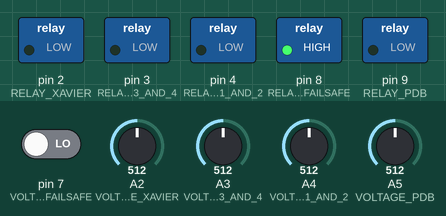
This program was run on a simulated Arduino Nano, built with avr-gcc and run on an emulated ATmega328P. Parts: switched loads named in the program (green lamp = pin HIGH). The test bench sets the inputs (shaded band); at power-on: A3 (VOLTAGE_THRUSTER_3_AND_4) = 512, A4 (VOLTAGE_THRUSTER_1_AND_2) = 512, A5 (VOLTAGE_PDB) = 512, pin 7 (VOLTAGE_FAILSAFE) LOW, A2 (VOLTAGE_XAVIER) = 512.

Above: at 1.2 s.
1.3 s: A3 (VOLTAGE_THRUSTER_3_AND_4) set to 577
2.9 s: A3 (VOLTAGE_THRUSTER_3_AND_4) set to 602
At 4.3 s:
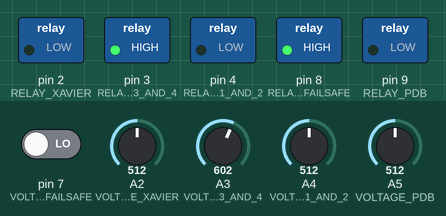
4.6 s: A4 (VOLTAGE_THRUSTER_1_AND_2) set to 580
6.2 s: A4 (VOLTAGE_THRUSTER_1_AND_2) set to 606
At 7.1 s:
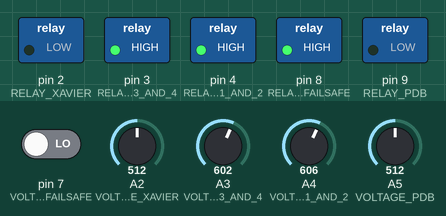
7.9 s: A5 (VOLTAGE_PDB) set to 541
9.4 s: A5 (VOLTAGE_PDB) set to 568
At 10.6 s:
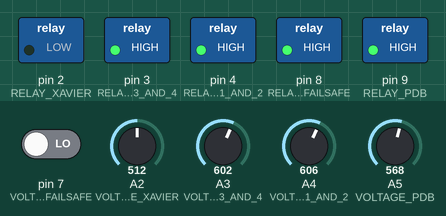
Timing chart, 0 to 12.0 s (numbered marks = the images above; inputs shaded):
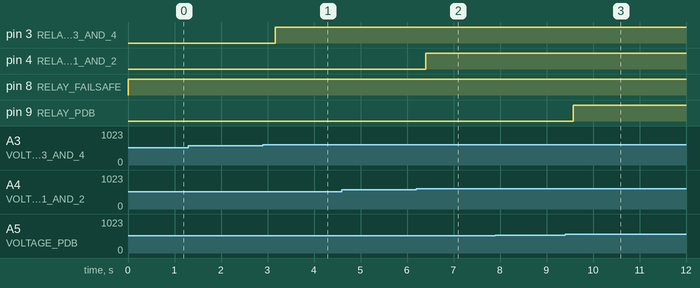

The program:

main.cpp
```cpp
#include <Arduino.h>
#include "dataReadingAnalogue.hpp"
#include "dataReadingDigital.hpp"


// Definitions and Global Variables (START) ==================================================
// Voltage thresholds
#define THRESHOLD_XAVIER               4.75 // Recommended: 4.75 [V]   When Precharge hits 12.0 [V]
#define THRESHOLD_PDB                  2.7  // Recommended: 2.7  [V]   When Precharge hits 14.8 [V] (We have a bit lower because we don't want to shut down PDB at the same time as Thrustres as PDB Provides power to communication, even if thrusters shut down we still want a bit of safety margin for camera and information)
#define THRESHOLD_FAILSAFE             0    // Recommended: 0    [OFF] When Failsafe hits 0.0 [V] (Yes we know its suposed to be inverted logic, ie 5.0V [ON], NOT 0.0V [OFF], but the hardware stuff f*** up and the logic got double inverted lol X))
#define THRESHOLD_THRUSTER_1_AND_2     2.9  // Recommended: 2.9  [V]   When Precharge hits 15.3 [V]
#define THRESHOLD_THRUSTER_3_AND_4     2.9  // Recommended: 2.9  [V]   When Precharge hits 15.3 [V]

// Voltage measurement pins
#define VOLTAGE_XAVIER                 A2
#define VOLTAGE_PDB                    A5
#define VOLTAGE_FAILSAFE               7
#define VOLTAGE_THRUSTER_1_AND_2       A4
#define VOLTAGE_THRUSTER_3_AND_4       A3

// Define relay output pins
#define RELAY_XAVIER                   2
#define RELAY_PDB                      9
#define RELAY_FAILSAFE                 8
#define RELAY_THRUSTERS_1_AND_2        4
#define RELAY_THRUSTERS_3_AND_4        3

// Create instances of DataReading for each pin
DataReadingAnalogue Xavier(VOLTAGE_XAVIER);
DataReadingAnalogue PDB(VOLTAGE_PDB);
DataReadingDigital Failsafe(VOLTAGE_FAILSAFE);
DataReadingAnalogue Thruster1And2(VOLTAGE_THRUSTER_1_AND_2);
DataReadingAnalogue Thruster3And4(VOLTAGE_THRUSTER_3_AND_4);
// Definitions and Global Variables (STOP) ==================================================


// Setup (START) ==================================================
void setup() {
    // Debug activate
    Serial.begin(9600);

    // Set up inputs that sample voltage level
    pinMode(VOLTAGE_XAVIER, INPUT);
    pinMode(VOLTAGE_PDB, INPUT);
    pinMode(VOLTAGE_FAILSAFE, INPUT);
    pinMode(VOLTAGE_THRUSTER_1_AND_2, INPUT);
    pinMode(VOLTAGE_THRUSTER_3_AND_4, INPUT);

    // Set up relay pins as outputs
    pinMode(RELAY_XAVIER, OUTPUT);
    pinMode(RELAY_PDB, OUTPUT);
    pinMode(RELAY_FAILSAFE, OUTPUT);
    pinMode(RELAY_THRUSTERS_1_AND_2, OUTPUT);
    pinMode(RELAY_THRUSTERS_3_AND_4, OUTPUT);

    // Initialize all relays to off
    digitalWrite(RELAY_XAVIER, LOW);
    digitalWrite(RELAY_PDB, LOW);
    digitalWrite(RELAY_FAILSAFE, LOW);
    digitalWrite(RELAY_THRUSTERS_1_AND_2, LOW);
    digitalWrite(RELAY_THRUSTERS_3_AND_4, LOW);
}
// Setup (STOP) ==================================================


// Main Loop (START) ==================================================
void loop() {
    // Get filtered voltages and states
    /*
    * We use filter because the values we get are noisy
    * And some times they can have sudden unexpected jumps upp or down that don't make sense or represent reality
    * These jumps are noise, the noise in the system is very high when the thrusters are running
    * This means that if we ran thrusters without filtering our inputs
    * Then the Precharge system could get a false negative as the noise makes the voltage dip down for a bit
    * This would cause the Precharge to think charge cut power to the thrusters
    * SO to avoid this we first filter noisy signal to make sure that the HIGH and LOW signals are real and not just noise
    */
    float xavierVoltageFiltered = Xavier.getFilteredVoltage();
    float pdbVoltageFiltered = PDB.getFilteredVoltage();
    bool failsafeStateFiltered = Failsafe.getFilteredState();
    float thruster1And2VoltageFiltered = Thruster1And2.getFilteredVoltage();
    float thruster3And4VoltageFiltered = Thruster3And4.getFilteredVoltage();

    // Relay Logic (START) ==========
    // If the Precharge for Xavier is almost fully charged, activate the relay to let Xavier get power
    if (xavierVoltageFiltered >= THRESHOLD_XAVIER) {
        digitalWrite(RELAY_XAVIER, HIGH);
    }
    else {
        digitalWrite(RELAY_XAVIER, LOW);
    }

    // If the Precharge for PDB is almost fully charged, activate the relay to let PDB get power
    if (pdbVoltageFiltered > THRESHOLD_PDB) {
        digitalWrite(RELAY_PDB, HIGH);
    }
    else {
        digitalWrite(RELAY_PDB, LOW);
    }

    // Failsafe and Thrusters Relay/Precharge logic
    /*
    * For the Failsafe and by extent the Thrusters, its a bit more involved
    * Failsafe dictates in itself if the Thruster Precharge gets to be charged
    * This means that if Failsafe is triggered and goes DOWN/LOW
    * The Thruster Precharge loses power for safety
    * And thus there is no point in checking Thruster Precharge if the Failsafe is DOWN/LOW
    * Only when Failsafe is ACTIVE/HIGH can Thruster Precharge start charging
    * ANd only then is it necessary to check when the Thruster Precharge is almost full to let Thrusters have power
    */
    if (failsafeStateFiltered == THRESHOLD_FAILSAFE) {
        // Activate Failsafe relay, allowing Thruster Precharge system to start charging
        digitalWrite(RELAY_FAILSAFE, HIGH);

        // Only now can we check for Thruster Precharge and relay logic
        // Precharge for thruster 1 and 2, if almost charged, activate relay to give power to thruster 1 and 2
        if (thruster1And2VoltageFiltered > THRESHOLD_THRUSTER_1_AND_2) {
            digitalWrite(RELAY_THRUSTERS_1_AND_2, HIGH);
        }
        else {
            digitalWrite(RELAY_THRUSTERS_1_AND_2, LOW);
        }

        // Precharge for thruster 3 and 4, if almost charged, activate relay to give power to thruster 3 and 4
        if (thruster3And4VoltageFiltered > THRESHOLD_THRUSTER_3_AND_4) {
            digitalWrite(RELAY_THRUSTERS_3_AND_4, HIGH);
        }
        else {
            digitalWrite(RELAY_THRUSTERS_3_AND_4, LOW);
        }
    }
    else {
        digitalWrite(RELAY_FAILSAFE, LOW);

        // Since Failsafe is triggered, the Thrusters Relays should also go down just in case
        digitalWrite(RELAY_THRUSTERS_1_AND_2, LOW);
        digitalWrite(RELAY_THRUSTERS_3_AND_4, LOW);
    }
    // Relay Logic (STOP) ==========

    // A small delay to avoid rapid toggling
    delayMicroseconds(100);
}
// Main Loop (STOP) ==================================================
```

Measured:
- the behaviour switches between 593 and 594 on A3 (VOLTAGE_THRUSTER_3_AND_4) (found by bisection; images 0 and 1)
- the behaviour switches between 593 and 594 on A4 (VOLTAGE_THRUSTER_1_AND_2) (found by bisection; images 1 and 2)
- the behaviour switches between 552 and 553 on A5 (VOLTAGE_PDB) (found by bisection; images 2 and 3)
- after the input at 1.3 s, every drawn part: stays the same
- after the input at 2.9 s, pin 3 (RELAY_THRUSTERS_3_AND_4): LOW → HIGH after 0.26 s
- after the input at 4.6 s, every drawn part: stays the same
- after the input at 6.2 s, pin 4 (RELAY_THRUSTERS_1_AND_2): LOW → HIGH after 0.21 s
- after the input at 7.9 s, every drawn part: stays the same
- after the input at 9.4 s, pin 9 (RELAY_PDB): LOW → HIGH after 0.17 s
